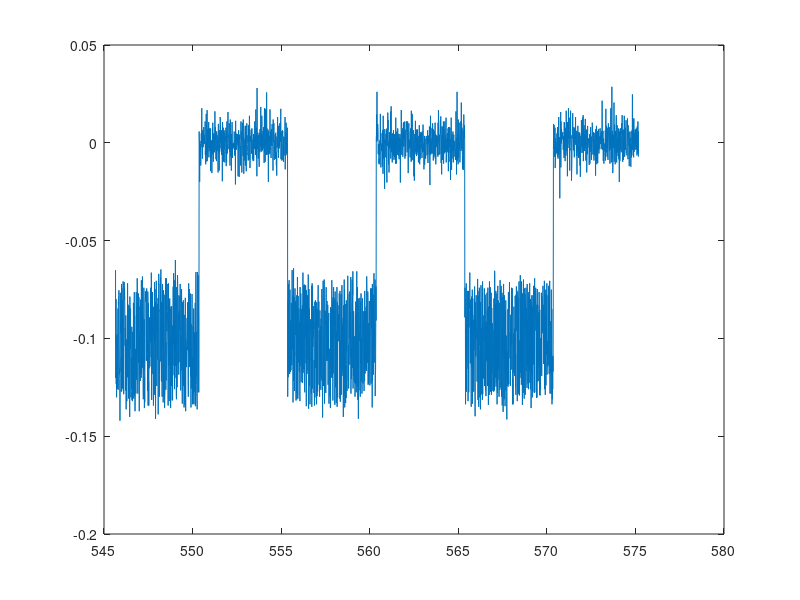
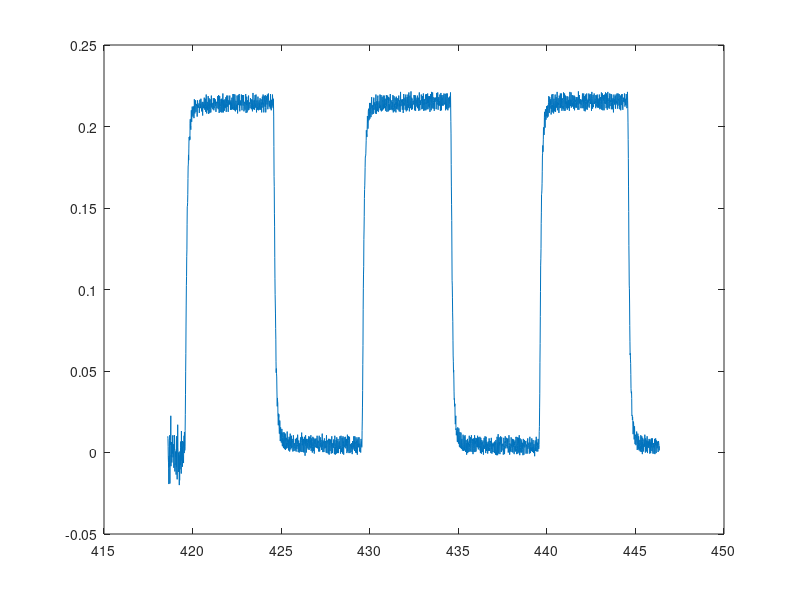
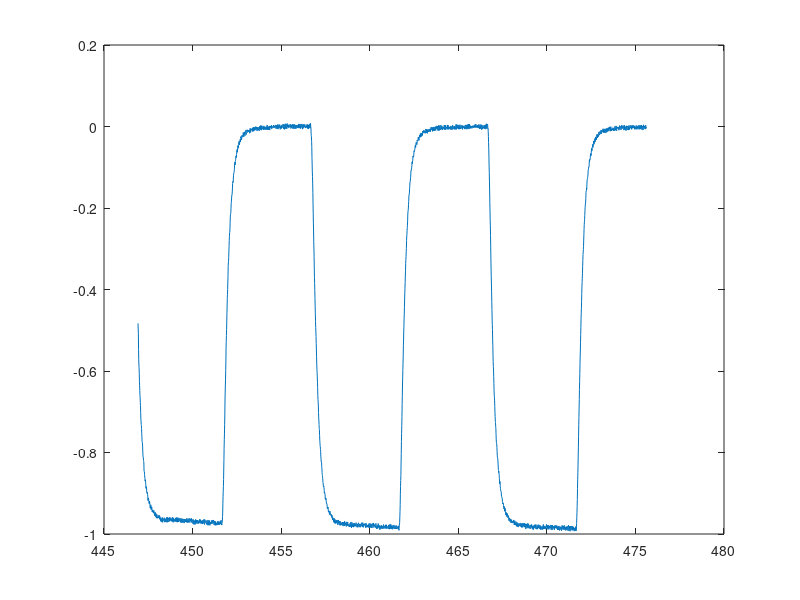
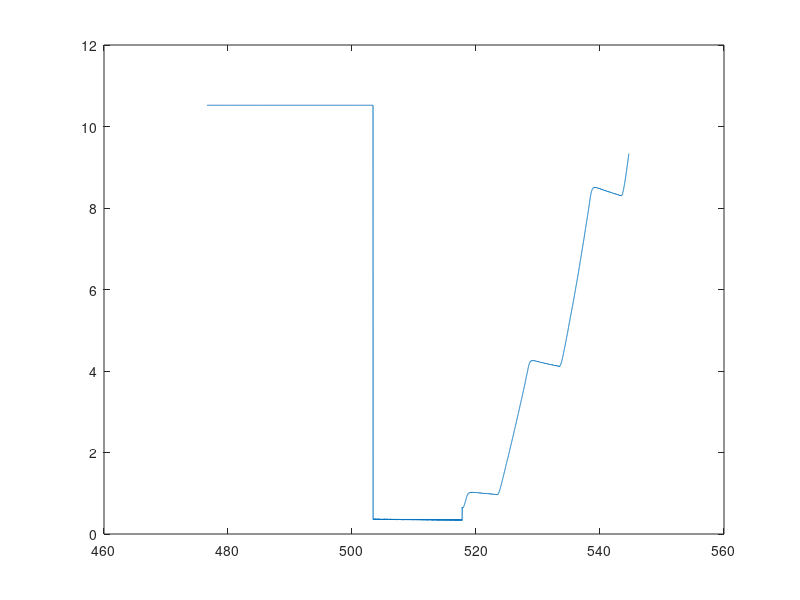

MATLAB code for these plots, in order:
close all; clear all; clc;

load matlab.mat

t1 = a1(:, 1) * 10e-3;
t2 = a2(:, 1) * 10e-3;
t3 = a3(:, 1) * 10e-3;
t4 = a4(:, 1) * 10e-3;

t11 = a11(:, 1) * 10e-3;
t22 = a22(:, 1) * 10e-3;
t33 = a33(:, 1) * 10e-3;
t44 = a44(:, 1) * 10e-3;

figure, plot(t1,a1( :,2));
figure, plot(t2,a2( :,2));
figure, plot(t3,a3( :,2));
figure, plot(t4,a4( :,2));
